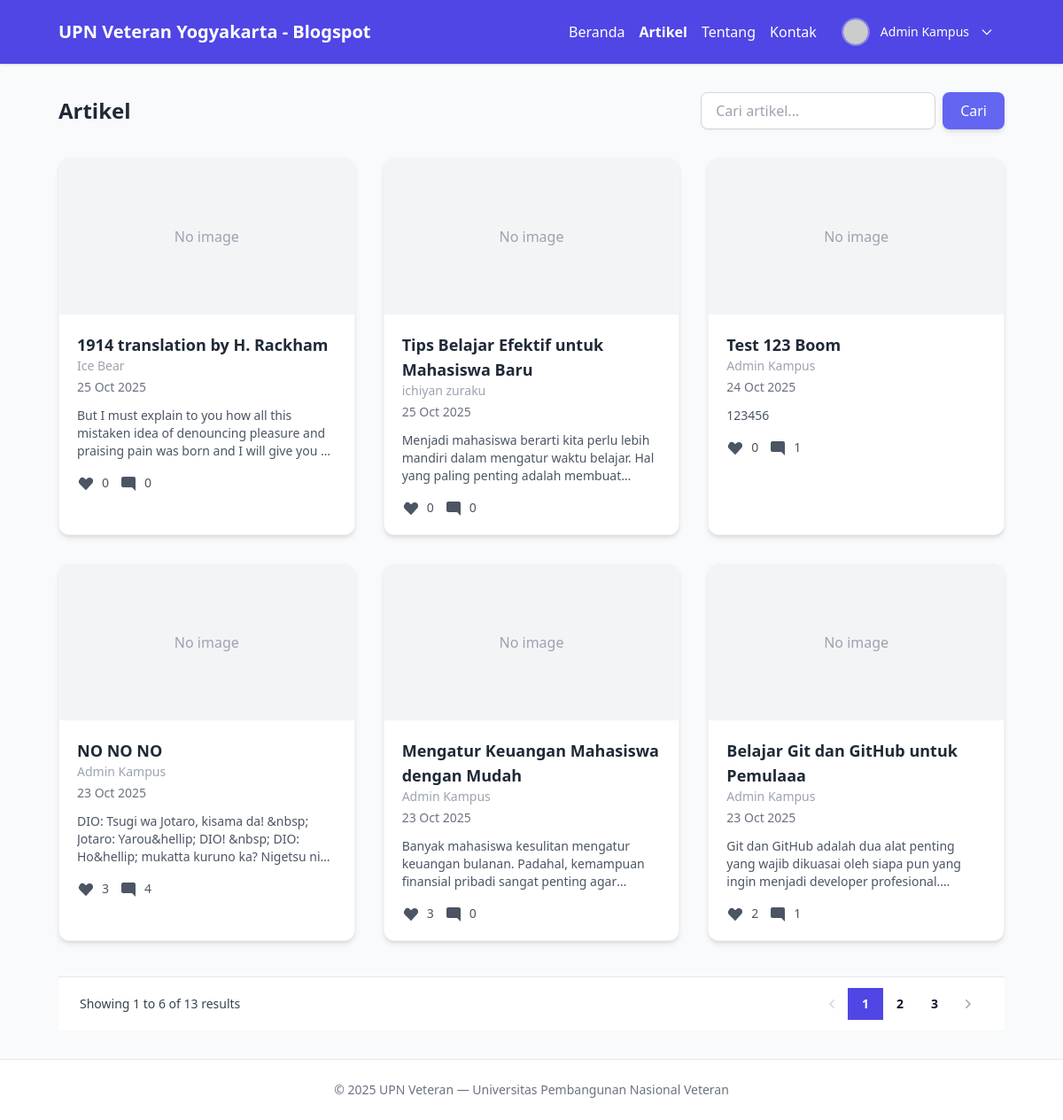
/public/articles.php (signed in), run on the app's committed database.
### tables this page shows
CREATE TABLE `articles` (
  `id` int NOT NULL,
  `title` varchar(255) NOT NULL,
  `slug` varchar(255) NOT NULL,
  `content` mediumtext NOT NULL,
  `featured_image` varchar(255) DEFAULT NULL,
  `author_id` int DEFAULT NULL,
  `created_at` datetime DEFAULT CURRENT_TIMESTAMP,
  `updated_at` datetime DEFAULT CURRENT_TIMESTAMP ON UPDATE CURRENT_TIMESTAMP
);

CREATE TABLE `users` (
  `id` int NOT NULL,
  `name` varchar(150) NOT NULL,
  `email` varchar(150) NOT NULL,
  `password_hash` varchar(255) NOT NULL,
  `role` enum('admin','editor','user') NOT NULL DEFAULT 'user',
  `created_at` datetime NOT NULL DEFAULT CURRENT_TIMESTAMP
);

### app/functions.php (called while the page is built, shortened)
<?php
if (!function_exists('e')) {
  function e($s){ return htmlspecialchars($s ?? '', ENT_QUOTES, 'UTF-8'); }
}

### public/articles.php (the view, shortened to what this page needs)
<?php
require_once __DIR__ . '/../config/config.php';
require_once __DIR__ . '/../app/functions.php';
$searchQuery = isset($_GET['q']) ? trim($_GET['q']) : '';
$perPage = 6;
$page = isset($_GET['page']) ? max(1, (int)$_GET['page']) : 1;
$offset = ($page - 1) * $perPage;
$whereSql = '';
$params = [];
$types = '';
$sqlCount = "SELECT COUNT(*) AS cnt FROM articles $whereSql";
$stmt = mysqli_prepare($conn, $sqlCount);
mysqli_stmt_execute($stmt);
$res = mysqli_stmt_get_result($stmt);
$row = mysqli_fetch_assoc($res);
$totalItems = (int)($row['cnt'] ?? 0);
$totalPages = (int) max(1, ceil($totalItems / $perPage));
$sql = "SELECT a.id, a.title, a.slug, a.featured_image, a.content, a.created_at, u.name AS author
        FROM articles a
        LEFT JOIN users u ON a.author_id = u.id
        $whereSql
        ORDER BY a.created_at DESC
        LIMIT ? OFFSET ?";
$stmt = mysqli_prepare($conn, $sql);
if ($whereSql) {
  mysqli_stmt_bind_param($stmt, $types . 'ii', ...array_merge($params, [$perPage, $offset]));
} else {
  mysqli_stmt_bind_param($stmt, 'ii', $perPage, $offset);
}
mysqli_stmt_execute($stmt);
$result = mysqli_stmt_get_result($stmt);
$articles = mysqli_fetch_all($result, MYSQLI_ASSOC);
function build_page_url($p) {
  $params = $_GET;
  $params['page'] = $p;
  return htmlspecialchars($_SERVER['PHP_SELF'] . '?' . http_build_query($params));
}
$articleIds = array_map(fn($r)=> (int)$r['id'], $articles);
$likesCount = [];
$userLiked = [];
$commentsCount = [];
if (!empty($articleIds)) {
  $in = implode(',', $articleIds);
  $sqlCounts = "SELECT article_id, COUNT(*) AS cnt FROM likes WHERE article_id IN ($in) GROUP BY article_id";
  $res = mysqli_query($conn, $sqlCounts);
  while ($row = mysqli_fetch_assoc($res)) {
    $likesCount[(int)$row['article_id']] = (int)$row['cnt'];
  }
  $sqlComments = "SELECT article_id, COUNT(*) AS cnt FROM comments WHERE article_id IN ($in) GROUP BY article_id";
  $resC = mysqli_query($conn, $sqlComments);
  while ($r = mysqli_fetch_assoc($resC)) {
    $commentsCount[(int)$r['article_id']] = (int)$r['cnt'];
  }
}
include __DIR__ . '/_header.php';
?>
<div class="flex flex-col md:flex-row md:items-center md:justify-between gap-4">
  <h2 class="text-2xl font-semibold text-gray-800">Artikel</h2>
  <form method="GET" action="articles.php" class="flex gap-2 w-full md:w-auto">
    <input
      type="search"
      name="q"
      value="<?= htmlspecialchars($searchQuery) ?>"
      placeholder="Cari artikel..."
      class="flex-grow md:flex-none px-4 py-2 rounded-lg border border-gray-300 bg-white shadow-sm focus:outline-none focus:ring-2 focus:ring-indigo-400 text-gray-700 placeholder-gray-400 transition"
    />
    <button class="bg-indigo-500 hover:bg-indigo-600 text-white px-5 py-2 rounded-lg shadow-md font-medium transition">Cari</button>
  </form>
</div>
<div class="mt-8 grid gap-8 sm:grid-cols-2 lg:grid-cols-3">
  <?php if (count($articles) > 0): ?>
    <?php foreach ($articles as $a): ?>
      <div class="bg-white rounded-xl shadow-md hover:shadow-lg transition border border-gray-100 overflow-hidden">
        <?php if ($a['featured_image'] && file_exists(__DIR__ . '/' . $a['featured_image'])): ?>
          <img src="<?= e($a['featured_image']) ?>" alt="<?= e($a['title']) ?>" class="w-full h-44 object-cover">
        <?php else: ?>
          <div class="w-full h-44 bg-gray-100 flex items-center justify-center text-gray-400">No image</div>
        <?php endif; ?>
        <div class="p-5">
          <h3 class="text-lg font-semibold text-gray-800 hover:text-indigo-600 transition">
            <a href="singlepost.php?slug=<?= urlencode($a['slug']) ?>"><?= e($a['title']) ?></a>
          </h3>
          <div class="text-sm text-gray-400"><?= e($a['author'] ?? 'Admin') ?></div>
          <p class="text-sm text-gray-500 mt-1"><?= date('d M Y', strtotime($a['created_at'])) ?></p>
          <?php
            $excerpt = strip_tags($a['content'] ?? '');
            $excerpt = mb_substr($excerpt, 0, 160);
          ?>
          <p class="text-sm text-gray-600 mt-3 line-clamp-3"><?= e($excerpt) ?><?= (mb_strlen($excerpt) >= 160 ? '...' : '') ?></p>
          <?php
            $aid = (int)$a['id'];
            $countLikes = $likesCount[$aid] ?? 0;
            $countComments = $commentsCount[$aid] ?? 0;
            $hasLiked = !empty($userLiked[$aid]);
          ?>
          <div class="mt-4 flex items-center justify-between">
            <div class="flex items-center space-x-3">
              <?php if (!empty($_SESSION['user_id'])): ?>
                <form method="post" action="process_like.php" class="inline">
                  <button type="submit" aria-label="<?= $hasLiked ? 'Unlike' : 'Like' ?>"
                    class="flex items-center text-sm transition focus:outline-none <?= $hasLiked ? 'text-red-500' : 'text-gray-600 hover:text-red-500' ?>">
                    <svg class="w-5 h-5 mr-2" viewBox="0 0 20 20" fill="currentColor" xmlns="http://www.w3.org/2000/svg">
                      <path d="M3.172 5.172a4 4 0 015.656 0L10 6.343l1.172-1.171a4 4 0 115.656 5.656L10 18.343 3.172 11.515a4 4 0 010-5.656z"/>
                    </svg>
                    <span class="text-sm"><?= e($countLikes) ?></span>
                  </button>
                </form>
              <?php endif; ?>
              <a href="singlepost.php?slug=<?= urlencode($a['slug']) ?>" class="flex items-center text-sm text-gray-600 hover:text-indigo-600">
                <svg class="w-5 h-5 mr-2" viewBox="0 0 20 20" fill="currentColor"><path d="M18 13V5a2 2 0 00-2-2H4a2 2 0 00-2 2v8a2 2 0 002 2h10l4 4z"/></svg>
                <span><?= e($countComments) ?></span>
              </a>
            </div>
          </div>
        </div>
      </div>
    <?php endforeach; ?>
  <?php endif; ?>
</div>
<?php if ($totalPages > 1): ?>
  <div class="flex items-center justify-between border-t border-gray-200 bg-white px-4 py-3 sm:px-6 mt-10">
    <div class="hidden sm:flex sm:flex-1 sm:items-center sm:justify-between">
      <div>
        <p class="text-sm text-gray-700">
          Showing
          <span class="font-medium"><?= $offset + 1 ?></span>
          to
          <span class="font-medium"><?= min($offset + $perPage, $totalItems) ?></span>
          of
          <span class="font-medium"><?= $totalItems ?></span>
          results
        </p>
      </div>
      <div>
        <nav aria-label="Pagination" class="isolate inline-flex -space-x-px rounded-md shadow-xs">
          <?php if ($page > 1): ?>
            <a href="<?= build_page_url($page - 1) ?>" class="relative inline-flex items-center rounded-l-md px-2 py-2 text-gray-400 inset-ring inset-ring-gray-300 hover:bg-gray-50 focus:z-20 focus:outline-offset-0" aria-label="Previous">
              <span class="sr-only">Previous</span>
              <svg viewBox="0 0 20 20" fill="currentColor" aria-hidden="true" class="w-5 h-5">
                <path d="M11.78 5.22a.75.75 0 0 1 0 1.06L8.06 10l3.72 3.72a.75.75 0 1 1-1.06 1.06l-4.25-4.25a.75.75 0 0 1 0-1.06l4.25-4.25a.75.75 0 0 1 1.06 0Z" clip-rule="evenodd" fill-rule="evenodd" />
              </svg>
            </a>
          <?php else: ?>
            <span class="relative inline-flex items-center rounded-l-md px-2 py-2 text-gray-300 bg-white" aria-hidden="true">
              <svg viewBox="0 0 20 20" fill="currentColor" aria-hidden="true" class="w-5 h-5">
                <path d="M11.78 5.22a.75.75 0 0 1 0 1.06L8.06 10l3.72 3.72a.75.75 0 1 1-1.06 1.06l-4.25-4.25a.75.75 0 0 1 0-1.06l4.25-4.25a.75.75 0 0 1 1.06 0Z" clip-rule="evenodd" fill-rule="evenodd" />
              </svg>
            </span>
          <?php endif; ?>
          <?php
            $pages = [];
            if ($totalPages <= 7) {
              for ($i = 1; $i <= $totalPages; $i++) $pages[] = $i;
            }
            $seen = [];
            $pages = array_values(array_filter(array_map(function($p) use (&$seen) {
              if ($p === '...') return $p;
              if (!isset($seen[$p])) { $seen[$p] = true; return $p; }
              return null;
            }, $pages)));
          ?>
          <?php foreach ($pages as $p): ?>
            <?php if ($p === '...'): ?>
              <span class="relative inline-flex items-center px-4 py-2 text-sm font-semibold text-gray-700 inset-ring inset-ring-gray-300">...</span>
            <?php else: ?>
              <?php if ($p == $page): ?>
                <a href="<?= build_page_url($p) ?>" aria-current="page" class="relative z-10 inline-flex items-center bg-indigo-600 px-4 py-2 text-sm font-semibold text-white focus:z-20 focus-visible:outline-2 focus-visible:outline-offset-2 focus-visible:outline-indigo-600"><?= $p ?></a>
              <?php else: ?>
                <a href="<?= build_page_url($p) ?>" class="relative inline-flex items-center px-4 py-2 text-sm font-semibold text-gray-900 inset-ring inset-ring-gray-300 hover:bg-gray-50 focus:z-20 focus:outline-offset-0"><?= $p ?></a>
              <?php endif; ?>
            <?php endif; ?>
          <?php endforeach; ?>
          <?php if ($page < $totalPages): ?>
            <a href="<?= build_page_url($page + 1) ?>" class="relative inline-flex items-center rounded-r-md px-2 py-2 text-gray-400 inset-ring inset-ring-gray-300 hover:bg-gray-50 focus:z-20 focus:outline-offset-0" aria-label="Next">
              <svg viewBox="0 0 20 20" fill="currentColor" aria-hidden="true" class="w-5 h-5">
                <path d="M8.22 5.22a.75.75 0 0 1 1.06 0l4.25 4.25a.75.75 0 0 1 0 1.06l-4.25 4.25a.75.75 0 0 1-1.06-1.06L11.94 10 8.22 6.28a.75.75 0 0 1 0-1.06Z" clip-rule="evenodd" fill-rule="evenodd" />
              </svg>
            </a>
          <?php endif; ?>
        </nav>
      </div>
    </div>
  </div>
<?php endif; ?>
<?php include __DIR__ . '/_footer.php'; ?>

### data on the page
articles: shows "No image", title "1914 translation by H. Rackham", author.name "Ice Bear", created_at "25 Oct 2025", content "But I must explain to you how all this mistaken idea of denouncing pleasure and praising pain was born and I will give you…", id "0"
articles: shows "No image", title "Tips Belajar Efektif untuk Mahasiswa Baru", author.name "ichiyan zuraku", created_at "25 Oct 2025", content "Menjadi mahasiswa berarti kita perlu lebih mandiri dalam mengatur waktu belajar. Hal yang paling penting adalah…", id "0"
articles: shows "No image", title "Test 123 Boom", author.name "Admin Kampus", created_at "24 Oct 2025", content "123456", id "0", id "1"
articles: shows "No image", title "NO NO NO", author.name "Admin Kampus", created_at "23 Oct 2025", content "DIO: Tsugi wa Jotaro, kisama da! &nbsp; Jotaro: Yarou&hellip; DIO! &nbsp; DIO: Ho&hellip; mukatta kuruno ka? Nigetsu…", id "3", id "4"
articles: shows "No image", title "Mengatur Keuangan Mahasiswa dengan Mudah", author.name "Admin Kampus", created_at "23 Oct 2025", content "Banyak mahasiswa kesulitan mengatur keuangan bulanan. Padahal, kemampuan finansial pribadi sangat penting…", id "3", id "0"
articles: shows "No image", title "Belajar Git dan GitHub untuk Pemulaaa", author.name "Admin Kampus", created_at "23 Oct 2025", content "Git dan GitHub adalah dua alat penting yang wajib dikuasai oleh siapa pun yang ingin menjadi developer…", id "2", id "1"

### other printed values
$_SESSION['user_name'] "Admin Kampus"
$offset + 1 "1"
min($offset + $perPage, $totalItems) "6"
$totalItems "13"
$p "1"
$p "2"
$p "3"
